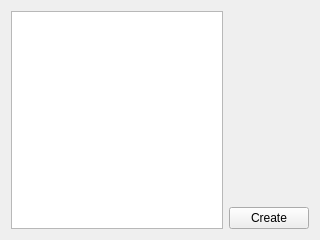
<?xml version="1.0" encoding="UTF-8"?>
<ui version="4.0">
 <class>CreateForm</class>
 <widget class="QWidget" name="CreateForm">
  <property name="geometry">
   <rect>
    <x>0</x>
    <y>0</y>
    <width>320</width>
    <height>240</height>
   </rect>
  </property>
  <property name="windowTitle">
   <string>Form</string>
  </property>
  <layout class="QHBoxLayout" name="horizontalLayout">
   <item>
    <widget class="QTreeView" name="treeView"/>
   </item>
   <item>
    <layout class="QVBoxLayout" name="verticalLayout">
     <item>
      <widget class="QWidget" name="widget" native="true"/>
     </item>
     <item>
      <widget class="QPushButton" name="button">
       <property name="text">
        <string>Create</string>
       </property>
      </widget>
     </item>
    </layout>
   </item>
  </layout>
 </widget>
 <resources/>
 <connections/>
</ui>
